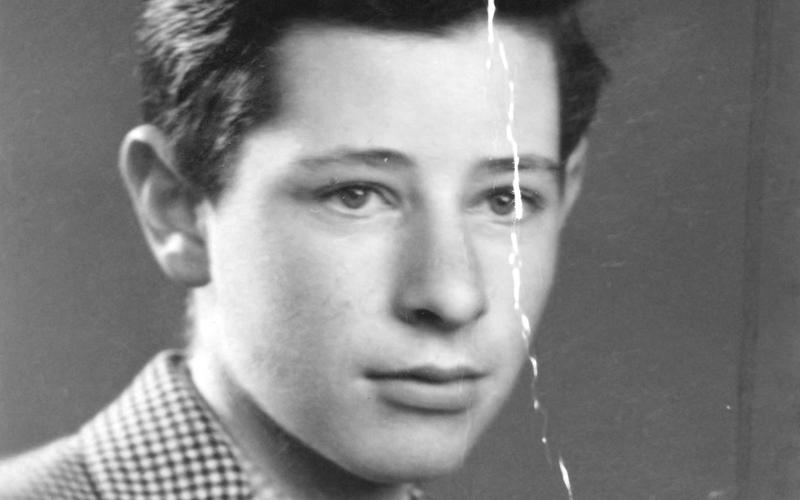
#> input picture Backend/test_images/image02.jpeg, 800 x 500 px
$ python -i enhance.py   (imports and definitions only)
#> lines starting #> are read from the running program, lines starting #| are printed output that depends on the picture
#> further down, picture is the input picture: shape (500, 800, 3); min 20, max 255, mean 131.1
from __future__ import annotations

import cv2
import numpy as np


# [6 lines left out: function denoise, not called in this run]


def correct_fading(image: np.ndarray) -> np.ndarray:
    lab = cv2.cvtColor(image, cv2.COLOR_BGR2LAB)
#> lab: shape (500, 800, 3); mean of channels 0, 1, 2 137.9, 128, 128
    l, a, b = cv2.split(lab)
#> a: shape (500, 800); every value is 128
    clahe = cv2.createCLAHE(clipLimit=1.6, tileGridSize=(8, 8))
    return cv2.cvtColor(cv2.merge((clahe.apply(l), a, b)), cv2.COLOR_LAB2BGR)
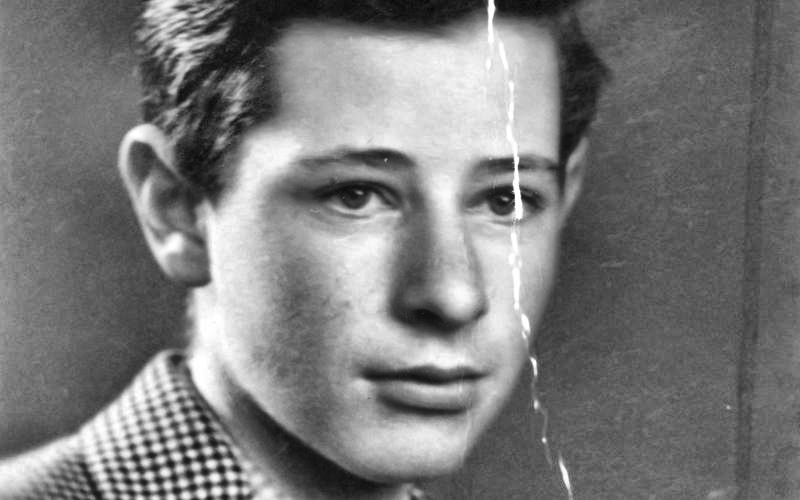
#> returned value: shape (500, 800, 3); mean B, G, R 122, 122, 122


def sharpen(image: np.ndarray) -> np.ndarray:
    blurred = cv2.GaussianBlur(image, (0, 0), 1.2)
    return cv2.addWeighted(image, 1.18, blurred, -0.18, 0)


# [36 lines left out: functions restore_color_balance, enhance_full_photo, not called in this run]

>>> import cv2
>>> picture = cv2.imread('../test_images/image02.jpeg')
>>> result = correct_fading(picture)

$ run again, on Backend/test_images/image.png
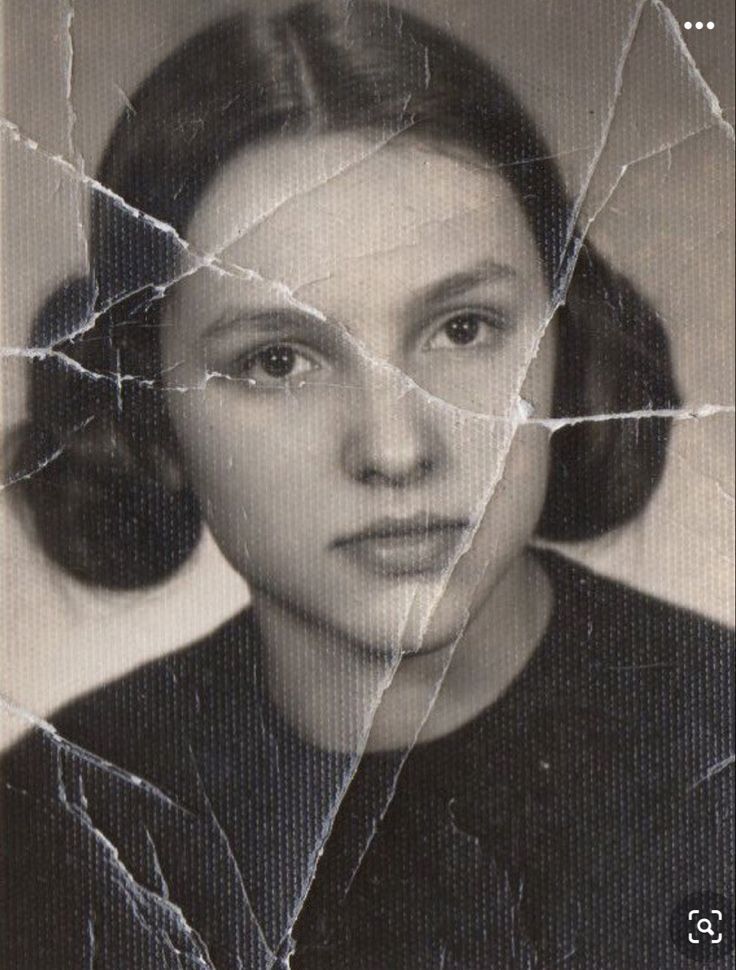
#> input picture Backend/test_images/image.png, 736 x 970 px
#> picture is the input picture: shape (970, 736, 3); mean B, G, R 89.5, 94.4, 101.4
#> lab: shape (970, 736, 3); mean of channels 0, 1, 2 100.9, 129.9, 131.6
#> in correct_fading, `l, a, b = cv2.split(lab)`:
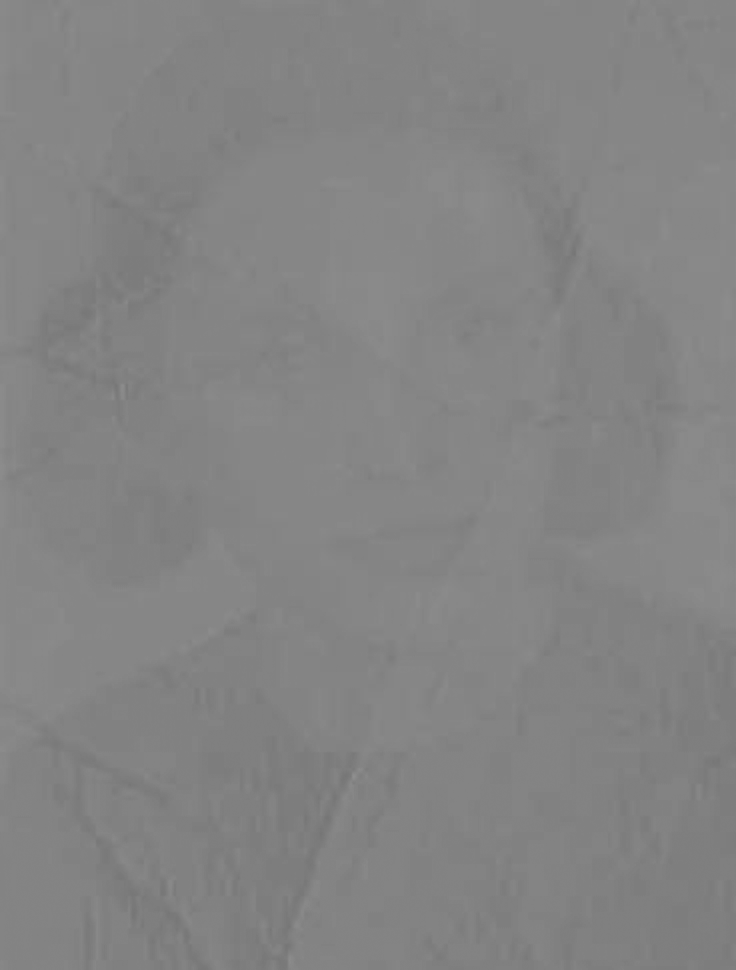
#> b: shape (970, 736); min 117, max 143, mean 131.6
#> in correct_fading, `return cv2.cvtColor(cv2.merge((clahe.apply(l), a, b)), cv2.COLOR_LAB2B..`:
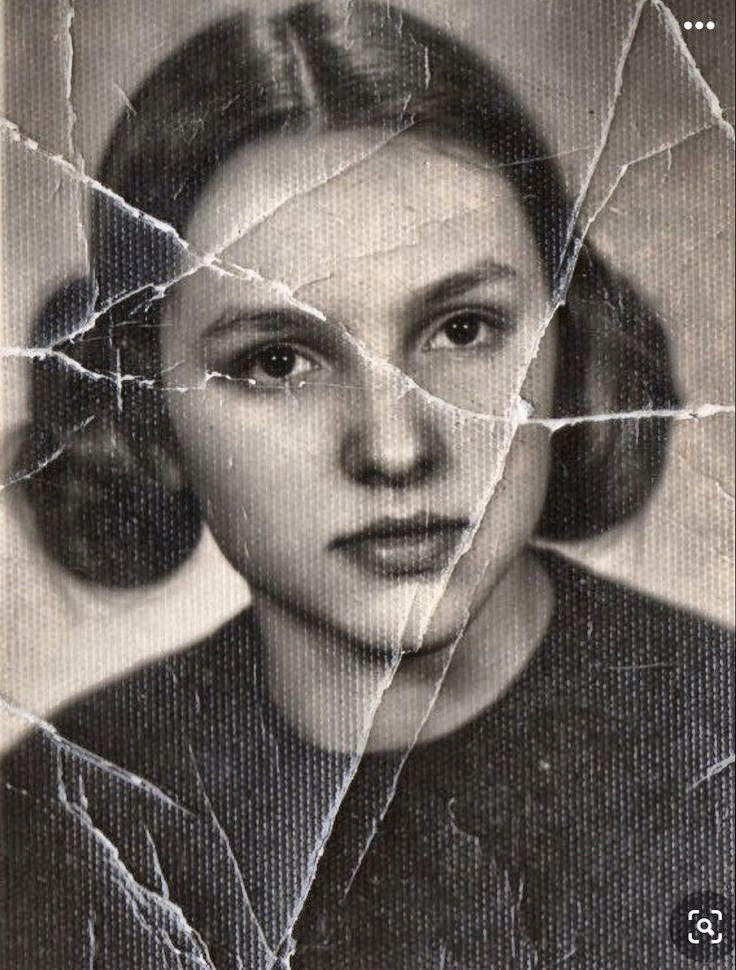
#> returned value: shape (970, 736, 3); mean B, G, R 97.7, 102.6, 109.6

$ run again, on Backend/test_images/old_photo.jpg
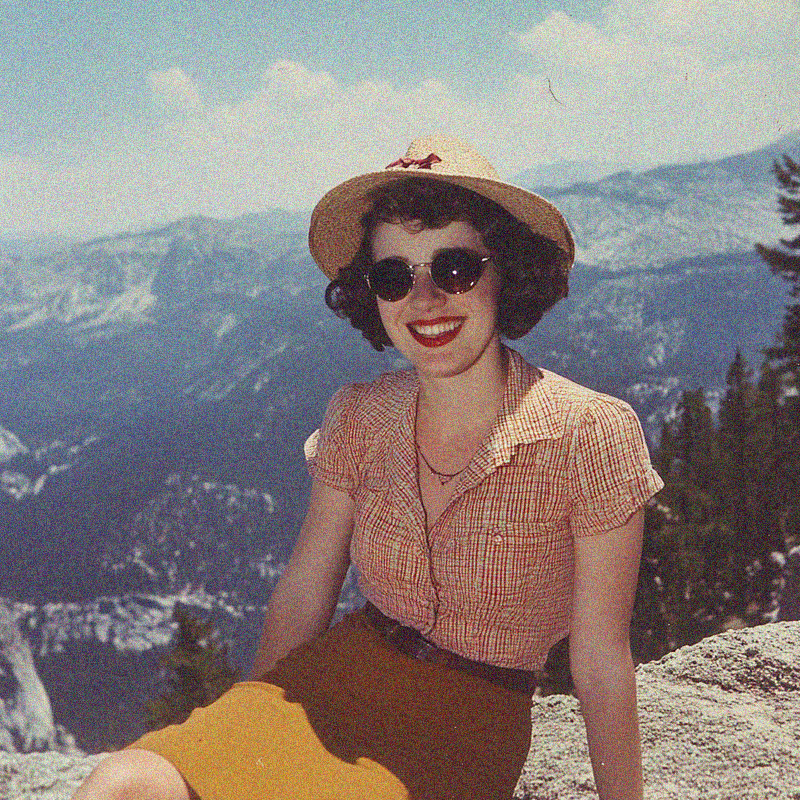
#> input picture Backend/test_images/old_photo.jpg, 800 x 800 px
#> picture is the input picture: shape (800, 800, 3); mean B, G, R 126.6, 128.6, 137.5
#> lab: shape (800, 800, 3); mean of channels 0, 1, 2 138.9, 132.8, 131
#> in correct_fading, `l, a, b = cv2.split(lab)`:
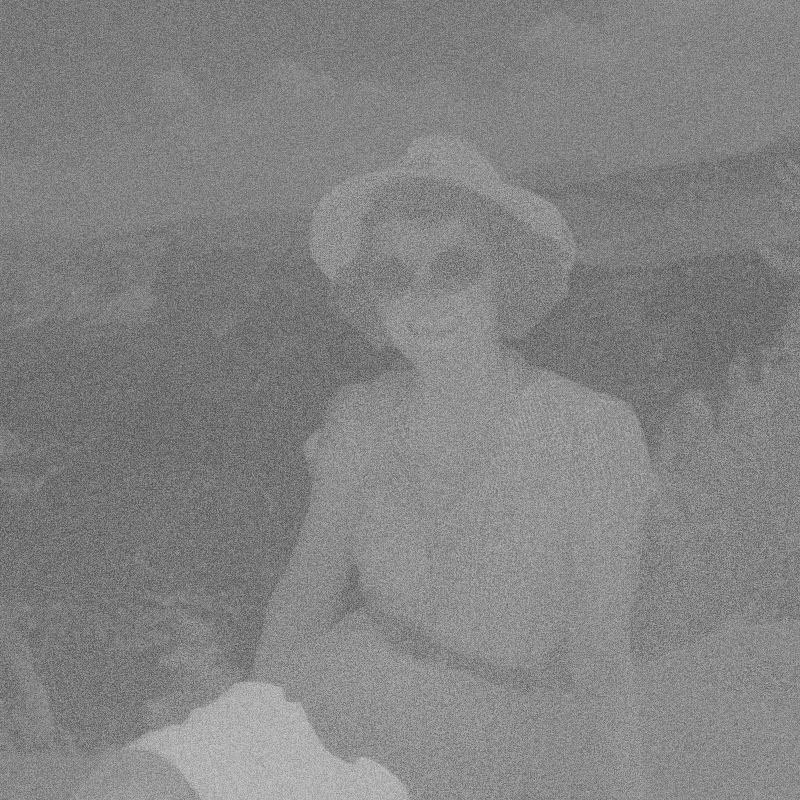
#> b: shape (800, 800); min 72, max 202, mean 131
#> in correct_fading, `return cv2.cvtColor(cv2.merge((clahe.apply(l), a, b)), cv2.COLOR_LAB2B..`:
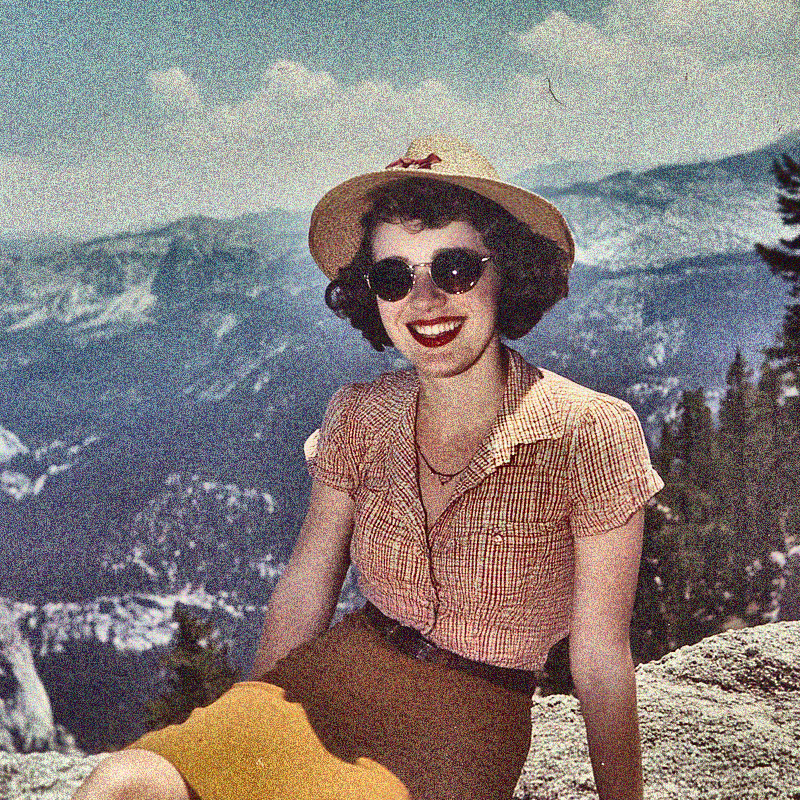
#> returned value: shape (800, 800, 3); mean B, G, R 124.4, 126.6, 135.4
